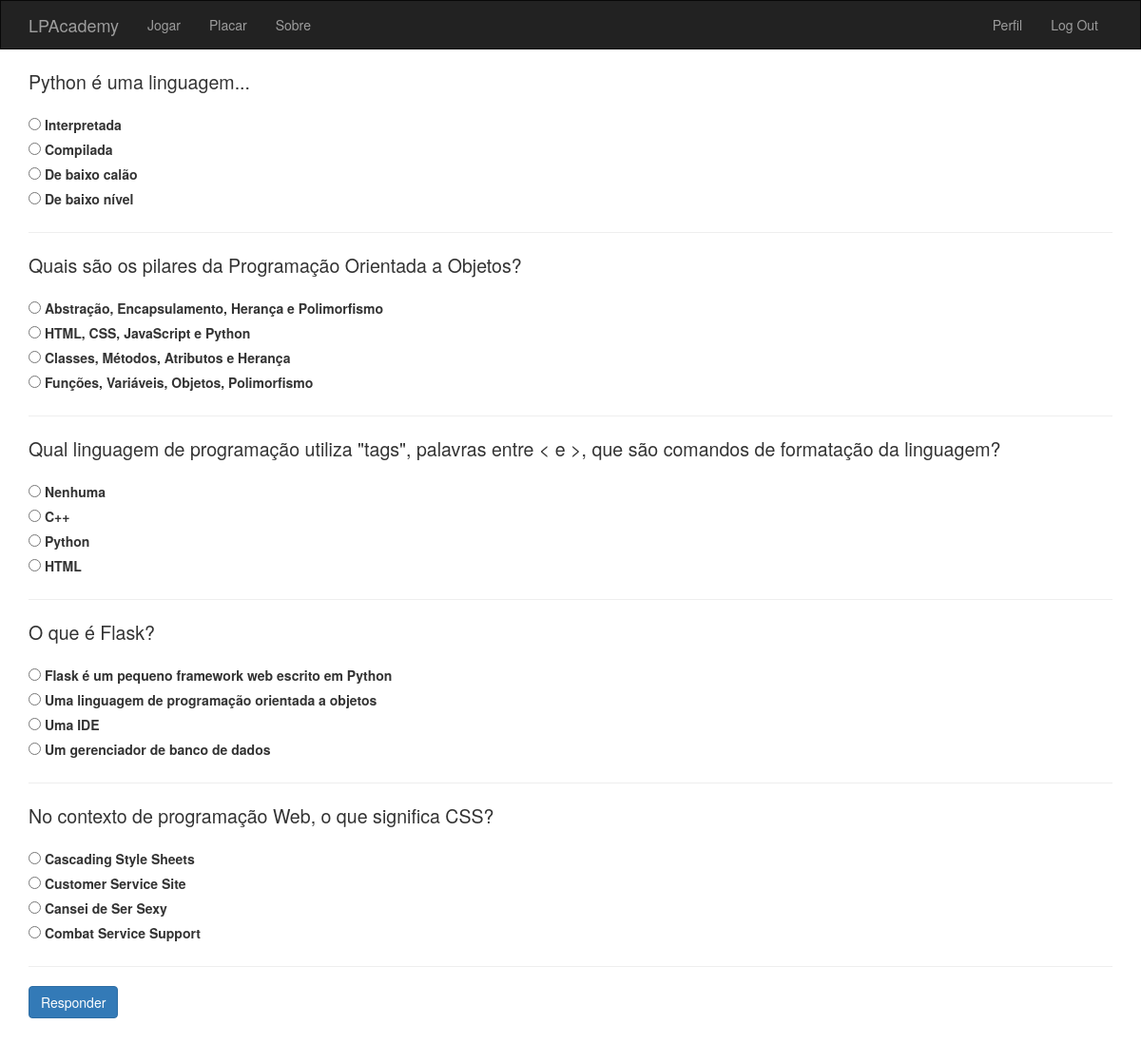
The app's page /jogar (signed in) with its own data.
### models.py (models this page shows, shortened)
class Question(db.Model):
    id = db.Column(db.Integer(),primary_key=True)
    body = db.Column(db.Text, nullable= False)
    quiz_id = db.Column(db.Integer,db.ForeignKey('quiz.id'), nullable=False)
    alternatives= db.relationship('Alternative',backref='question',lazy=True)

class Alternative(db.Model):
    id = db.Column(db.Integer(), primary_key=True)
    body = db.Column(db.Text, nullable=False)
    isCorrect = db.Column(db.Boolean)
    question_id = db.Column(db.Integer, db.ForeignKey('question.id'),nullable=False)

### routes.py (the view)
@app.route('/jogar', methods=['GET','POST'])
@login_required
def jogar():
    quiz_available = True
    all_questions = Question.query.all()
    questions_list = []
    for question in all_questions:
        questions_list.append(question)
    questions_list= sample(questions_list,5)
    respostas = Answer.query.filter_by(user=current_user.id)
    if respostas.count() != 0:
        quiz_available = False
    return render_template('jogar.html',quiz_available=quiz_available, questions_list=questions_list)

### models.py (called while the page is built)
@login_manager.user_loader
def load_user(user_id):
    return User.query.get(int(user_id))

### routes.py (called while the page is built)
@app.context_processor
def utility_processor():
    def random4(question):
        order = [0,1,2,3]
        order = sample(order,4)
        alternatives = []
        for number in order:
            alternatives.append(question.alternatives[number])
        return alternatives
    return dict(random4=random4)

@app.before_request
def before_request():
    if  current_user.is_authenticated and not current_user.confirmed and request.endpoint != 'confirm' and request.endpoint !='static' and request.endpoint !='favicon' and request.endpoint != 'logout':
        print(request.endpoint)
        return render_template('unconfirmed.html')

### templates/jogar.html (shortened to what this page needs)
{% extends 'base.html' %}
{% block page_content %}
{% if quiz_available %}
<div class="quiz-form-wrapper">
    <div class="quiz-form">
        <form method="POST" action="quiz-result" name="quiz-form" id="quiz-form">
            {% for question in questions_list %}
            <div class="question">{{ question.body|safe }}</div> <br>
            {% for alternative in random4(question) %}
            <div class="gambi">
                <input type="radio" class="form-check-input" name="{{question.body}}" id="{{alternative.body}}" value="{{alternative.body}}">
                <label for="{{alternative.body}}">{{alternative.body}}</label><br>
            </div>
            {% endfor %}
            <hr>
            {% endfor %}
            <input class="responder btn btn-primary" type="submit" value="Responder">
        </form>
    </div>
</div>
</div>
{% else %}
Não há quiz disponível para você fazer
{% endif %}
<br>
<br>
<br>
<br>
{% endblock %}

### templates/jogar.html (style rules this page uses)
.question { font-size: 1.4em; }

### records on screen
Question: body "Python é uma linguagem..."
Alternative: body "Interpretada"
Alternative: body "Compilada"
Alternative: body "De baixo calão"
Alternative: body "De baixo nível"
Question: body "Quais são os pilares da Programação Orientada a Objetos?"
Alternative: body "Abstração, Encapsulamento, Herança e Polimorfismo"
Alternative: body "HTML, CSS, JavaScript e Python"
Alternative: body "Classes, Métodos, Atributos e Herança"
Alternative: body "Funções, Variáveis, Objetos, Polimorfismo"
Question: body "Qual linguagem de programação utiliza \"tags\", palavras entre < e >, que são comandos de formatação da linguagem?"
Alternative: body "Nenhuma"
Alternative: body "C++"
Alternative: body "Python"
Alternative: body "HTML"
Question: body "O que é Flask?"
Alternative: body "Flask é um pequeno framework web escrito em Python"
Alternative: body "Uma linguagem de programação orientada a objetos"
Alternative: body "Uma IDE"
Alternative: body "Um gerenciador de banco de dados"
Question: body "No contexto de programação Web, o que significa CSS?"
Alternative: body "Cascading Style Sheets"
Alternative: body "Customer Service Site"
Alternative: body "Cansei de Ser Sexy"
Alternative: body "Combat Service Support"
